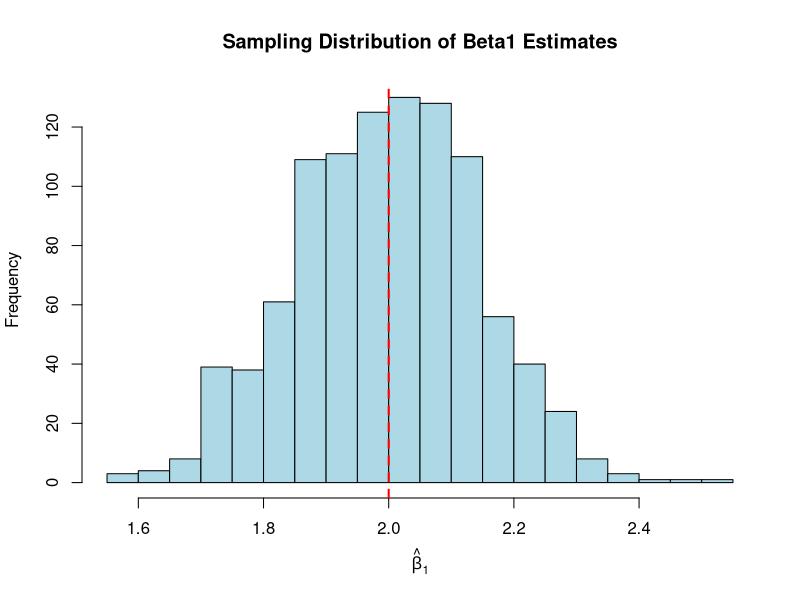

The R script that drew this image:
set.seed(123)

# Parameters
beta0 <- 1
beta1 <- 2
n <- 50       # sample size
R <- 1000     # number of replications

# Storage for slope estimates
b1_hat <- numeric(R)

for (r in 1:R) {
  x <- rnorm(n, mean = 0, sd = 1)
  u <- rnorm(n, mean = 0, sd = 1)
  y <- beta0 + beta1 * x + u
  fit <- lm(y ~ x)
  b1_hat[r] <- coef(fit)[2]
}

# Mean of estimates
mean(b1_hat)

hist(b1_hat, breaks = 30, col = "lightblue", main = "Sampling Distribution of Beta1 Estimates",
     xlab = expression(hat(beta)[1]))
abline(v = beta1, col = "red", lwd = 2, lty = 2)